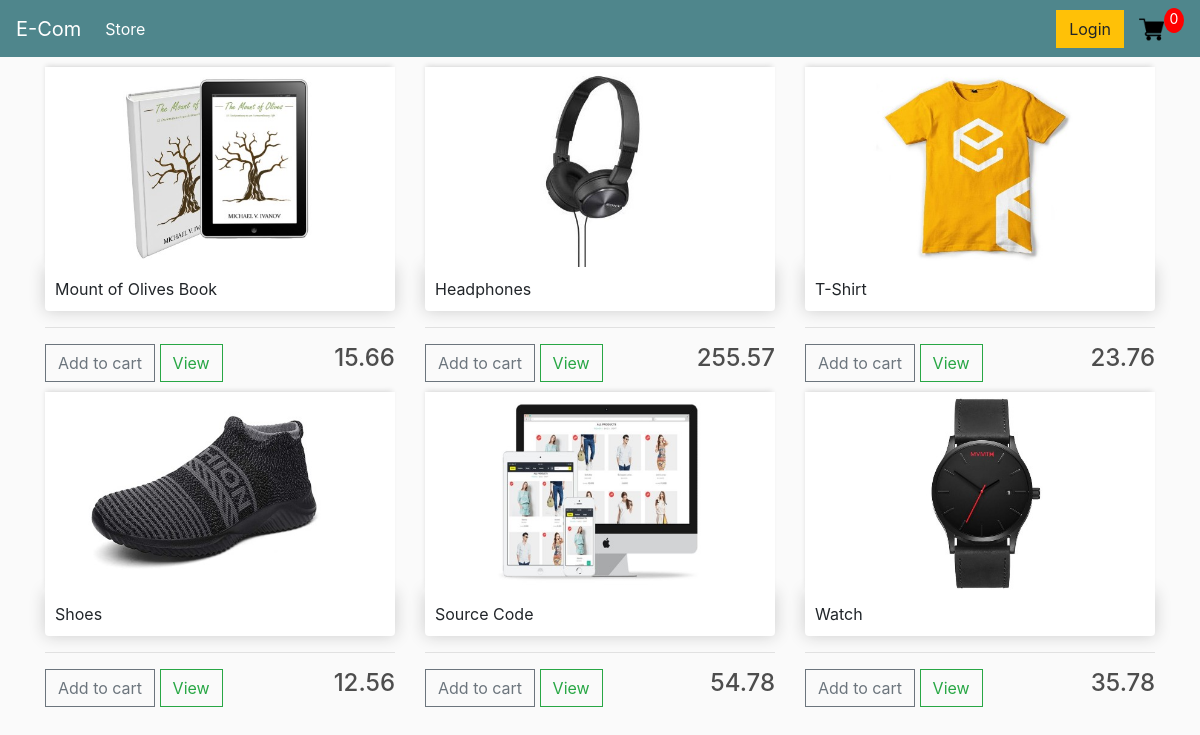
The page / on the database its author committed.
### store/models.py (models this page shows, shortened)
class Product(models.Model):
    name=models.CharField(max_length=200)
    price=models.DecimalField(max_digits=7,decimal_places=2)
    digital=models.BooleanField(default=False,null=True,blank=True) #digital needs not to be shipped
    image=models.ImageField(null=True, blank=True)
    @property
    def imageURL(self):
        try :
            url=self.image.url
        except :
            url="../static/images/nopreview.svg"
        return url

### store/views.py (the view)
# urls.py: path("",views.store,name='store'),
def store(request):
    if request.user.is_authenticated:
        customer=request.user.customer
        order,created=Order.objects.get_or_create(customer=customer,complete=False)
        items=order.orderitem_set.all()
        cartItems=order.get_cart_items
    else:
        items=[]
        order={'get_cart_items':0, 'get_cart_total':0}
        cartItems=order['get_cart_items']
    products=Product.objects.all()
    context={'products':products,'cartItems':cartItems,'shipping': False}
    return render(request,"store/store.html",context)

### store/templates/store/store.html
{% extends 'store/main.html' %}
{% load static %}
{% block content %}
<div class="row">
    {% for product in products %}
    <div class="col-lg-4">
        <img class='thumbnail' src={{product.imageURL}} alt="">
        <div class="box-element product">{{product.name}}</div>
        <hr>
        <button data-product={{product.id}} data-action="add" class="btn btn-outline-secondary add-button update-cart">Add to cart</button>
        <a href="#" class="btn btn-outline-success">View</a>
        <h4 style="display: inline-block;float: right;">{{product.price | floatformat:2}}</h4>
    </div>
    {% endfor %}
</div>
{% endblock content %}

### static/css/main.css (style rules this page uses)
body { background-color: hsl(0, 0%, 98%); }
h1,h2,h3,h4,h5,h6 { color:hsl(0, 0%, 30%); }
.box-element { box-shadow:hsl(0, 0%, 80%) 0 0 16px; background-color: #fff; border-radius: 4px; padding: 10px; }
.thumbnail { width: 100%; height: 200px; -webkit-box-shadow: -1px -3px 5px -2px rgba(214,214,214,1); -moz-box-shadow: -1px -3px 5px -2px rgba(214,214,214,1); box-shadow: -1px -3px 5px -2px rgba(214,214,214,1); }
.product { border-radius: 0 0 4px 4px; }
.col-lg-4, .col-lg-6, .col-lg-8, .col-lg-12 { margin-top: 10px; }
.btn { border-radius: 0; }

### rows shown on the page
Product: imageURL (picture), name "Mount of Olives Book", price "15.66"
Product: imageURL (picture), name "Headphones", price "255.57"
Product: imageURL (picture), name "T-Shirt", price "23.76"
Product: imageURL (picture), name "Shoes", price "12.56"
Product: imageURL (picture), name "Source Code", price "54.78"
Product: imageURL (picture), name "Watch", price "35.78"

### other values the page prints
{{ cartItems }} "0"
